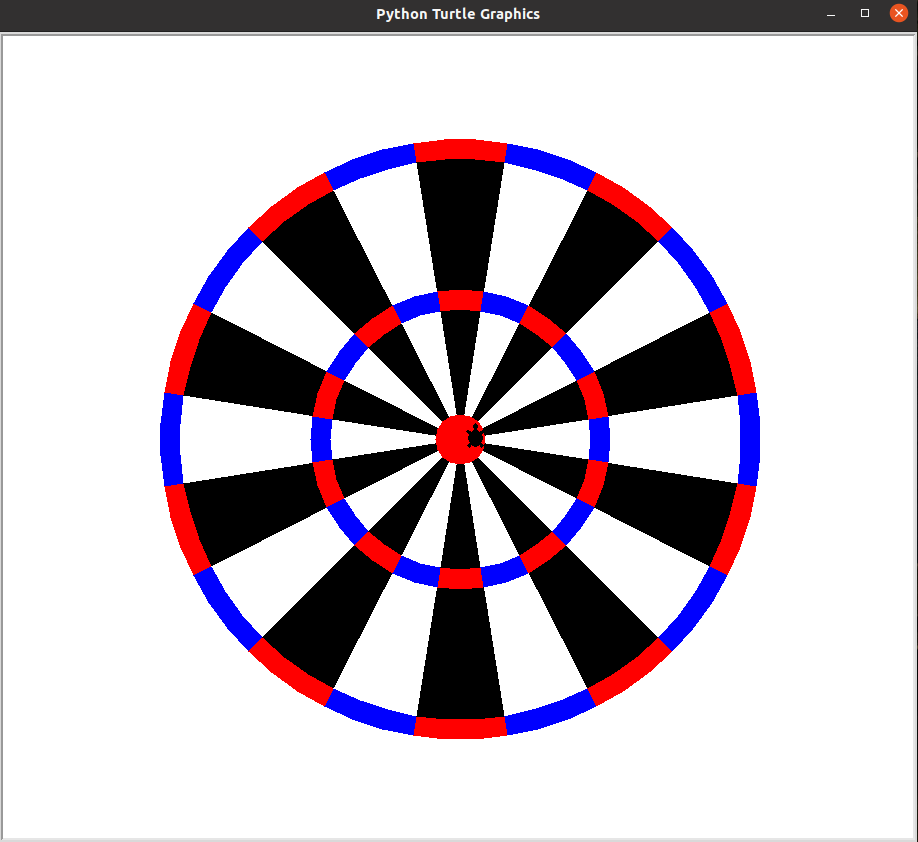

Here is the Python script that generated this plot:
# Date: 23/05/17
# Author: Ken Kato
# Description: Using turtle graphics to draw a dart board

from turtle import *

def draw() :
    # Set appearance and speed of turtle
    shape("turtle")
    speed(10)

    # Draw slices
    # Draw largest slice layer first and then move inwards
    penup()
    fillcolor("blue")
    sliceLayer = 0
    sliceSizes = [300, 280, 150, 130] # pixels
    while sliceLayer < 4 :
        # Assign slice radius
        radius = sliceSizes[sliceLayer]
        # Position turtle to start the next slice layer
        home()
        right(90)
        forward(radius)
        left(90)
        circle(radius, 27)
        sliceCount = 0
        # Draw all slices in layer
        # One slice is 18 degrees of arc
        while sliceCount < 20 :
            if fillcolor() == "blue" :
                fillcolor("red")
            elif fillcolor() == "red" :
                fillcolor("blue")
            elif fillcolor() == "white" :
            	fillcolor("black")
            else :
            	fillcolor("white")
            begin_fill()
            circle(radius, 18)
            left(90)
            forward(radius)
            left(162)   # 180 - 18 degrees
            forward(radius)
            end_fill()
            left(90)
            circle(radius, 18)
            sliceCount = sliceCount + 1
        sliceLayer = sliceLayer + 1
        # Change color so next layer is in opposite colour order
        if fillcolor() == "blue" :
            fillcolor("white")
        elif fillcolor() == "red" :
        	fillcolor("black")
        elif fillcolor() == "white" :
            fillcolor("blue")
        else :
            fillcolor("red")

    # Draw centre circles
    # Black one
    home()
    forward(25)
    left(90)
    fillcolor("red")
    begin_fill()
    circle(25)
    end_fill()
    left(90)
    forward(10)
    # Red one
    right(90)
    fillcolor("black")
    begin_fill()
    circle(15)
    end_fill()
    home()
    # dump = input("Press enter to close.") # Un-comment this line if you run
                                            # the program from the DOS window.
    
draw()    
        
